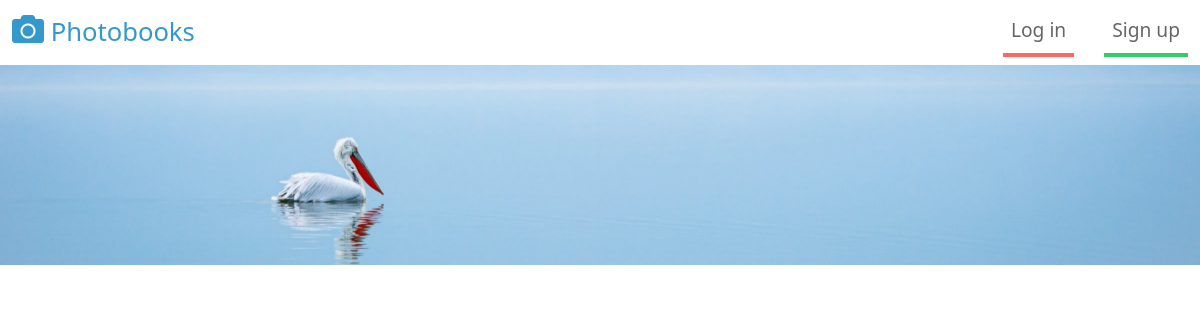
Before: / with the older database file.
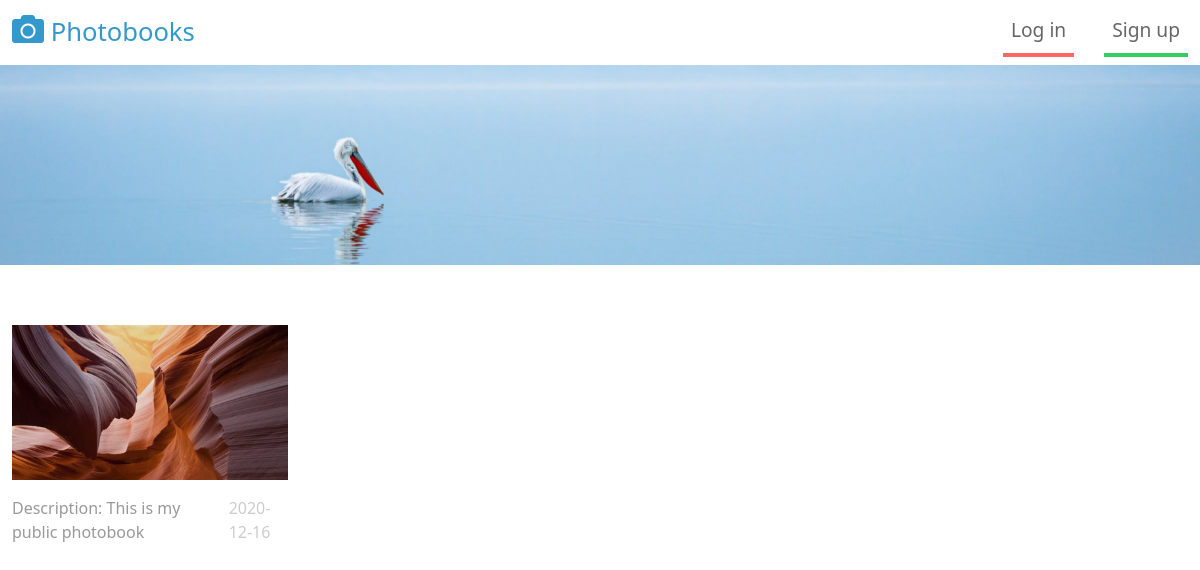
After: the same page with the newer database file.
### db.py (models this page shows, shortened)
class Photobook(db.Model):
    photobookId = db.Column(db.Integer, primary_key=True, autoincrement=True)
    photobookName = db.Column(db.String(20), nullable=False)
    description = db.Column(db.String(100), nullable=True)
    ownerId = db.Column(db.Integer, nullable=False)
    isPrivate = db.Column(db.Boolean, default=False)
    dateCreated = db.Column(db.Date, default=datetime.datetime.utcnow())
    isDeleted = db.Column(db.Boolean, default=False)

class Photo(db.Model):
    photoId = db.Column(db.Integer, primary_key=True, autoincrement=True)
    photoName = db.Column(db.String(1000), nullable=False)
    photobookId = db.Column(db.Integer, nullable=False)

### app.py (the view)
@app.route('/')
@app.route('/<filter>', methods=['POST', 'GET'])
def index(filter='public'):
    if filter == 'yourCollection':
        books = Photobook.query.filter_by(ownerId=session['id']).limit(cards_per_page).all()
    elif filter == 'following':
        books = Photobook.query \
            .join(UserFollowsBooks, Photobook.photobookId == UserFollowsBooks.photobookId). \
            filter(UserFollowsBooks.userId == session['id']).filter(Photobook.isPrivate == False).limit(
            cards_per_page).all()
    else:
        books = Photobook.query.filter_by(isPrivate=False).limit(cards_per_page).all()
    def getFirstPhoto(photobookId):
        return Photo.query.join(Photobook, Photobook.photobookId == Photo.photobookId).filter(
            Photobook.photobookId == photobookId).first()
    firstPhoto = {b.photobookId: getFirstPhoto(b.photobookId).photoName if getFirstPhoto(
        b.photobookId) is not None else 'default.jpg' for b in books}
    return render_template('index.html', books=books, firstPhoto=firstPhoto)

### templates/index.html (shortened to what this page needs)
{% extends 'template.html' %}
{% block body %}
    <div class="container-fluid tm-container-content tm-mt-60">
        <div class="row tm-mb-90 tm-gallery">
        {% for book in books %}
            <div class="col-xl-3 col-lg-4 col-md-6 col-sm-6 col-12 mb-5">
                <figure class="effect-ming tm-video-item">
                    <img src="{{url_for('static', filename='img/' + firstPhoto[book.photobookId])}}" alt="Image" class="img-fluid">
                    <figcaption class="d-flex align-items-center justify-content-center">
                    </figcaption>
                </figure>
                <div class="d-flex justify-content-between tm-text-gray">
                    <span>Description: {{book.description}}</span>
                    <span class="tm-text-gray-light">{{book.dateCreated}}</span>
                </div>
            </div>
        {% endfor %}
        </div>
    </div>
{% endblock %}

### templates/template.html (shortened to what this page needs)
<!DOCTYPE html>
<html lang="en">
<head>
    <link rel= "stylesheet" type= "text/css" href= "{{ url_for('static', filename='styles/css/bootstrap.min.css') }}">
    <link rel= "stylesheet" type= "text/css" href= "{{ url_for('static', filename='styles/fontawesome/css/all.min.css') }}">
    <link rel= "stylesheet" type= "text/css" href= "{{ url_for('static', filename='styles/css/templatemo-style.css') }}">
</head>
<body>
    <nav class="navbar navbar-expand-lg">
        <div class="container-fluid">
            <a class="navbar-brand" href="{{ url_for('index') }}">
                <i class="fas fa-camera"></i>
                Photobooks
            </a>
            <div class="collapse navbar-collapse" id="navbarSupportedContent">
            <ul class="navbar-nav ml-auto mb-2 mb-lg-0">
                {% if 'username' not in session.keys() %}
                <li class="nav-item">
                    <a class="nav-link nav-link-2 active" href="{{ url_for('login') }}">Log in</a>
                </li>
                <li class="nav-item">
                    <a class="nav-link nav-link-3 active" href="{{ url_for('register') }}">Sign up</a>
                </li>
                {% else %}
                <li class="nav-item">
                    <a class="nav-link nav-link-2 active" href="{{ url_for('logout') }}">Log Out</a>
                </li>
                {% endif %}
            </ul>
            </div>
        </div>
    </nav>
    <div class="tm-hero d-flex justify-content-center align-items-center" data-parallax="scroll" data-image-src="{{ url_for('static', filename='img/hero.jpg') }}">
    </div>
    {% block body %} {% endblock %}
</body>
</html>

### static/styles/css/templatemo-style.css (style rules this page uses)
a { text-decoration: none; transition: all 0.3s ease; }
.container-fluid { max-width: 1770px; }
.navbar-brand { color: #3399CC; font-size: 1.6rem; }
.navbar-brand i { font-size: 2rem; }
.tm-hero { min-height: 200px; background: transparent; }
.tm-mt-60 { margin-top: 60px; }
.tm-mb-90 { margin-bottom: 90px; }
.nav-item { margin-right: 30px; }
.nav-item:last-child { margin-right: 0; }
.nav-link { color: #666666; border-bottom: 4px solid transparent; font-size: 1.2rem; }
.nav-link-2.active, .nav-link-2:hover { border-color: #FF6666; }
.nav-link-3.active, .nav-link-3:hover { border-color: #33CC66; }
p, .tm-text-gray { color: #999; }
.tm-text-gray-light { color: #CCC; }
.tm-video-item { position: relative; overflow: hidden; text-align: center; cursor: pointer; }
.tm-video-item img { position: relative; display: block; min-height: 100%; max-width: 100%; opacity: 0.8; }
.tm-video-item figcaption { padding: 2em; color: #fff; text-transform: uppercase; font-size: 1.25em; -webkit-backface-visibility: hidden; backface-visibility: hidden; }
.tm-video-item figcaption::before, .tm-video-item figcaption::after { pointer-events: none; }
.tm-video-item figcaption, .tm-video-item figcaption > a { position: absolute; top: 0; left: 0; width: 100%; height: 100%; }
figure.effect-ming { background: #030c17; }
figure.effect-ming img { opacity: 0.9; -webkit-transition: opacity 0.35s; transition: opacity 0.35s; }
figure.effect-ming figcaption::before { position: absolute; top: 30px; right: 30px; bottom: 30px; left: 30px; border: 2px solid #fff; box-shadow: 0 0 0 30px rgba(255,255,255,0.2); content: ''; opacity: 0; -webkit-transition: opacity 0.35s, -webkit-transform 0.35s; transition: opacity 0.35s, transform 0.35s; -webkit-transform: scale3d(1.4,1.4,1); transform: scale3d(1.4,1.4,1); }

Changed rows visible on the page:
added Photobook: photoName (picture), description "This is my public photobook", dateCreated "2020-12-16"
